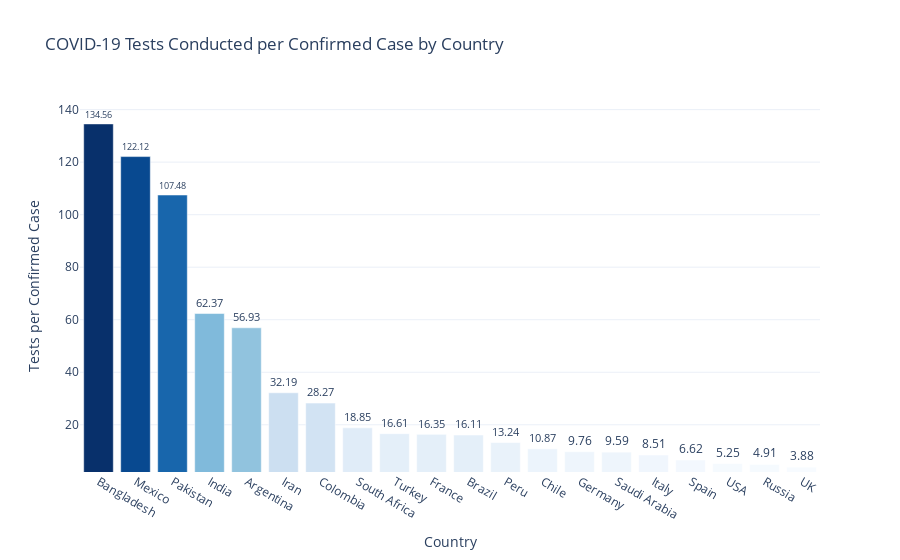

Notebook code for this chart:
### Code cell
# Calculate the population to test ratio and add it to the DataFrame
world_data['pop_test_ratio'] = world_data['Population'] / world_data['TotalTests']

# Sorting the data in descending order to have the largest values at the beginning.
sorted_data = world_data.iloc[0:20].sort_values(by='pop_test_ratio', ascending=False)

# Creating a bar chart using a blue gradient color scheme and adding rounded values above the bars.
fig = px.bar(
    sorted_data,
    y='pop_test_ratio',
    x='Country/Region',
    text='pop_test_ratio', 
    template="plotly_white",
    title="COVID-19 Tests Conducted per Confirmed Case by Country",
    color='pop_test_ratio',  
    color_continuous_scale='Blues'  
)

# Updating the layout of the figure.
fig.update_layout(
    showlegend=False,  # Hide the legend as it's not necessary in this case.
    xaxis_title="Country",  # Adding a title for the x-axis.
    yaxis_title="Tests per Confirmed Case",  # Adding a title for the y-axis.
    xaxis={'categoryorder':'total descending'}  # Setting the order of countries on the x-axis to descending by the total value.
)

# Updating the text template to display rounded values and position the text outside the bars.
fig.update_traces(texttemplate='%{text:.2f}', textposition='outside')

# Removing the color scale legend as it's redundant with the colors of the bars.
fig.update(layout_coloraxis_showscale=False)

# Displaying the chart.
fig.show()

### Figure 1 — Plotly figure (JSON) as saved in the notebook; plotly's stock layout.template omitted (floating-point values rounded to 4 significant figures)
{"data": [{"alignmentgroup": "True", "hovertemplate": "Country/Region=%{x}<br>pop_test_ratio=%{marker.color}<extra></extra>", "legendgroup": "", "marker": {"color": [134.6, 122.1, 107.5, 62.37, 56.93, 32.19, 28.27, 18.85, 16.61, 16.35, 16.11, 13.24, 10.87, 9.761, 9.59, 8.515, 6.619, 5.245, 4.911, 3.878], "coloraxis": "coloraxis", "pattern": {"shape": ""}}, "name": "", "offsetgroup": "", "orientation": "v", "showlegend": false, "text": [134.6, 122.1, 107.5, 62.37, 56.93, 32.19, 28.27, 18.85, 16.61, 16.35, 16.11, 13.24, 10.87, 9.761, 9.59, 8.515, 6.619, 5.245, 4.911, 3.878], "textposition": "outside", "texttemplate": "%{text:.2f}", "type": "bar", "x": ["Bangladesh", "Mexico", "Pakistan", "India", "Argentina", "Iran", "Colombia", "South Africa", "Turkey", "France", "Brazil", "Peru", "Chile", "Germany", "Saudi Arabia", "Italy", "Spain", "USA", "Russia", "UK"], "xaxis": "x", "y": [134.6, 122.1, 107.5, 62.37, 56.93, 32.19, 28.27, 18.85, 16.61, 16.35, 16.11, 13.24, 10.87, 9.761, 9.59, 8.515, 6.619, 5.245, 4.911, 3.878], "yaxis": "y"}], "layout": {"autosize": true, "barmode": "relative", "coloraxis": {"colorbar": {"title": {"text": "pop_test_ratio"}}, "colorscale": [[0, "rgb(247,251,255)"], [0.125, "rgb(222,235,247)"], [0.25, "rgb(198,219,239)"], [0.375, "rgb(158,202,225)"], [0.5, "rgb(107,174,214)"], [0.625, "rgb(66,146,198)"], [0.75, "rgb(33,113,181)"], [0.875, "rgb(8,81,156)"], [1, "rgb(8,48,107)"]], "showscale": false}, "dragmode": "pan", "legend": {"tracegroupgap": 0}, "showlegend": false, "title": {"text": "COVID-19 Tests Conducted per Confirmed Case by Country"}, "xaxis": {"anchor": "y", "autorange": false, "categoryorder": "total descending", "domain": [0, 1], "range": [-0.5, 19.5], "title": {"text": "Country"}, "type": "category"}, "yaxis": {"anchor": "x", "autorange": false, "domain": [0, 1], "range": [2.023, 143.7], "title": {"text": "Tests per Confirmed Case"}, "type": "linear"}}}
